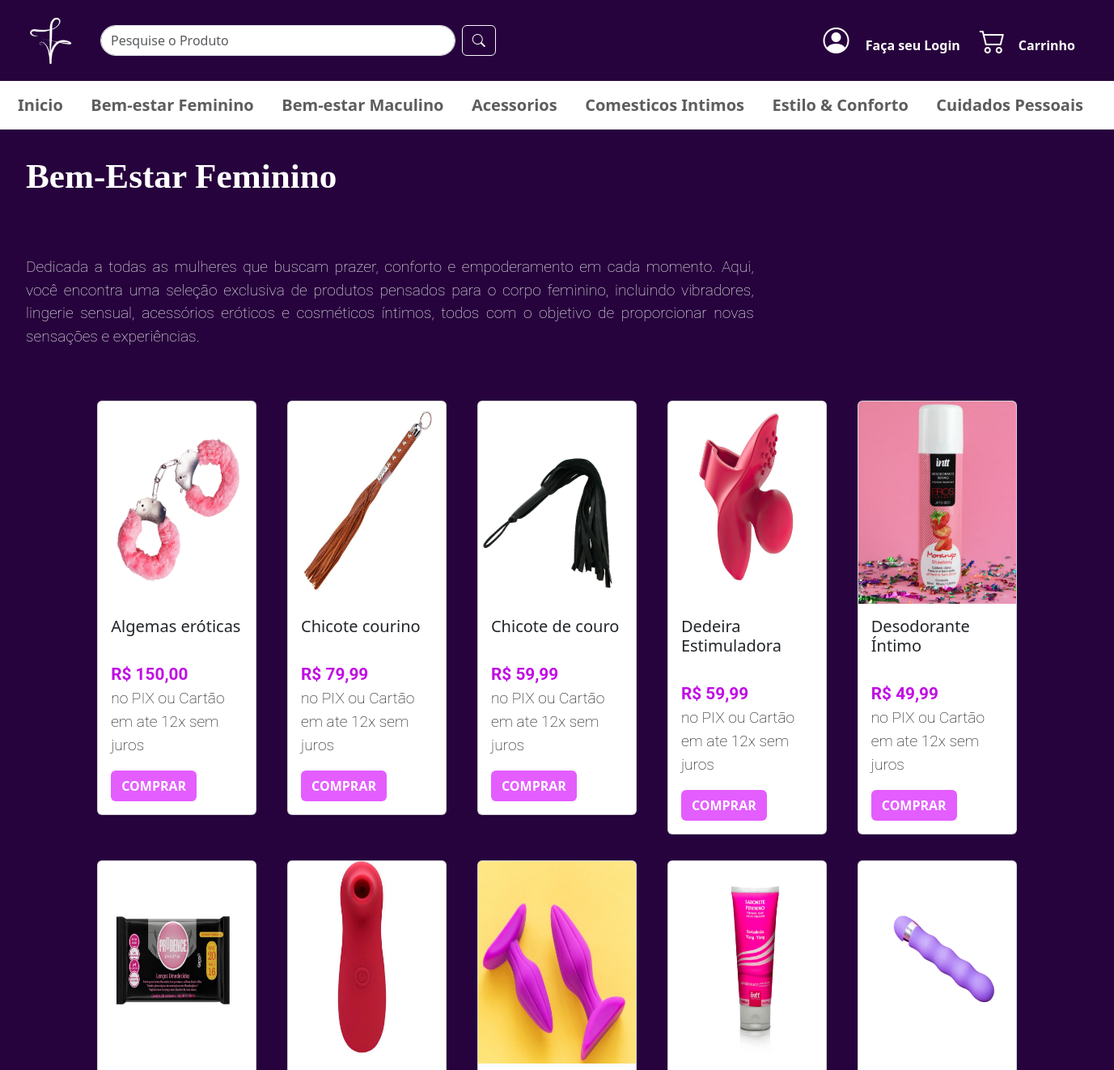
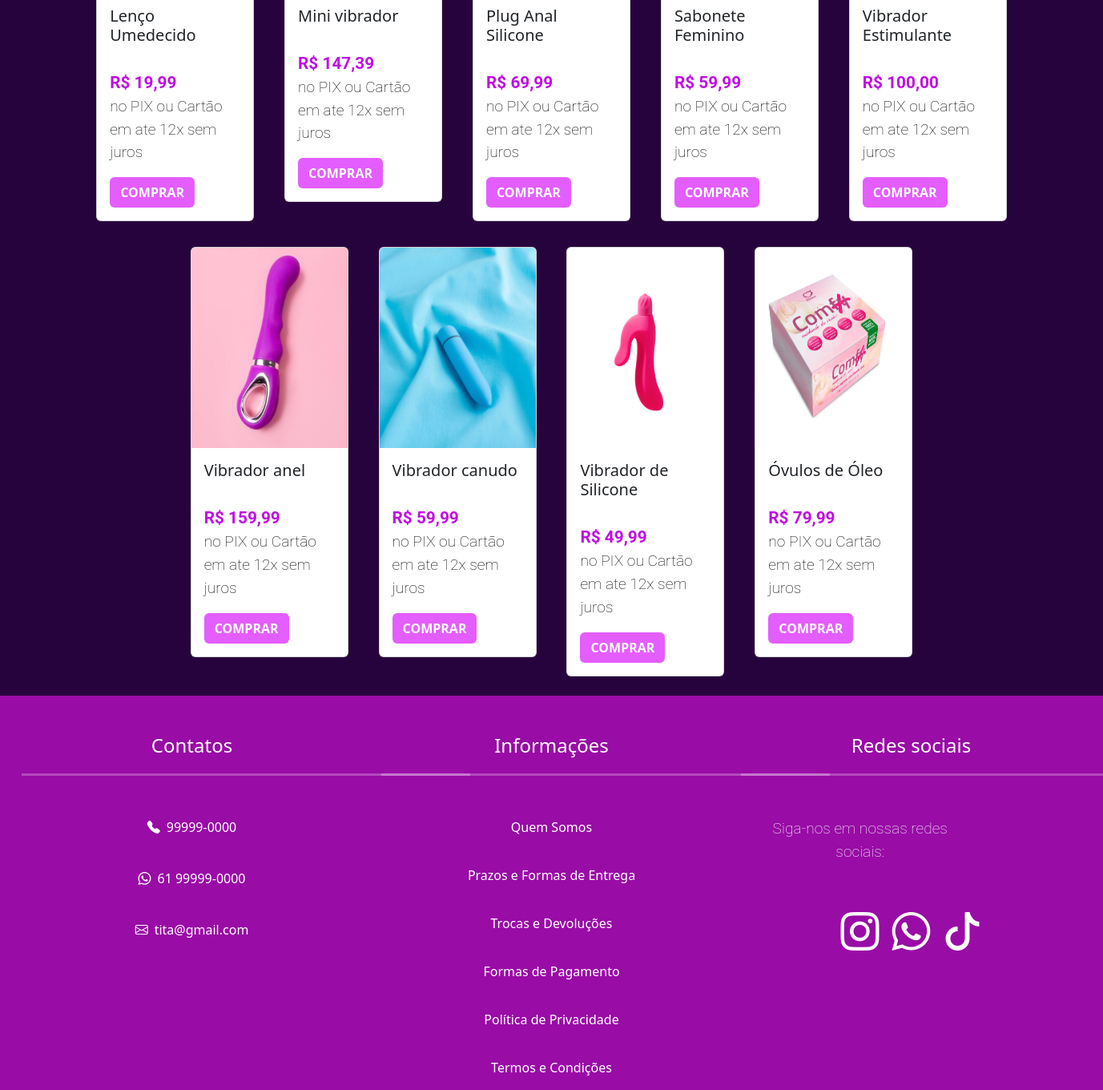
The app's page /categoria/bemestarfeminino/ with its own data (2 pictures, top to bottom).
### produto/models.py (models this page shows, shortened)
class Produto(models.Model):
    name = models.CharField(max_length=200)
    brand = models.ForeignKey(Brand, on_delete=models.PROTECT, related_name='brand_product')
    category = models.ForeignKey(Category, on_delete=models.PROTECT, related_name='category_product')
    image = models.ImageField(upload_to= 'produtos/')
    description = models.TextField(blank=True, null=True)
    serie_number = models.CharField(max_length=100, blank=True, null=True)
    cost_price = models.DecimalField(max_digits=20, decimal_places=2)
    selling_price = models.DecimalField(max_digits=20, decimal_places=2)
    quantity = models.IntegerField(default=0)
    created_at = models.DateTimeField(auto_now_add=True)
    updated_at = models.DateTimeField(auto_now=True)
    class Meta:
        ordering = ['name']

### categoria/views.py (the view)
# urls.py: path('categoria/bemestarfeminino/', categoria_views.FemininaListView.as_view(), name='feminina_list'),
class FemininaListView(ListView):
   model = Produto
   template_name = '_feminina.html'
   context_object_name = 'feminina'
   def get_queryset(self):
     categorias = Category.objects.filter(name__in=["vibradores", "acessorios", "cuidados"])  # Lista de categorias
     return Produto.objects.filter(category__in=categorias)

### categoria/templates/_feminina.html (shortened to what this page needs)
{% extends 'base.html' %}
{% block content %}
{% load static %}
<h1>Bem-Estar Feminino</h1>
<p style="text-align: justify;">Dedicada a todas as mulheres que buscam prazer, conforto e empoderamento em cada momento.
    Aqui, você encontra uma seleção exclusiva de produtos pensados para o corpo feminino,
    incluindo vibradores, lingerie sensual, acessórios eróticos e cosméticos íntimos, todos com o objetivo de proporcionar novas sensações e experiências. </p>
<div class="container-fluid mt-4 px-5">
    <div class="row justify-content-center" >
      {% for produto in feminina %}
        <div class="col-md-5th p-2">
          <div class="card"  style="width: 90%; margin: 0 auto; display: flex; flex-wrap: wrap; margin-bottom: 1rem;">
            <img src="{{ produto.image.url }}" class="card-img-top" style="width: 100%;" alt="{{ produto.name }}">
            <div class="card-body">
              <h5 class="card-title ">{{ produto.name }}</h5>
              <p class="card-text" style=" padding: 0rem; color: black; width: 100%;" ><span style="font-weight: bold; font-size: 1.3rem; color:rgb(192, 13, 228) ;">R$ {{ produto.selling_price }}</span> no PIX  ou Cartão em ate 12x sem juros</p>
              <a href="{% url 'produto_detalhe' produto.id %}" class="btn text-white" style="background-color: rgb(228, 93, 255); font-weight: bold;">COMPRAR</a>
            </div>
          </div>
        </div>
      {% endfor %}
    </div>
  </div>
{% endblock %}

### static/style.css (style rules this page uses)
html, body { height: 100%; margin: 0; padding: 0; display: flex; flex-direction: column; }

### core/templates/base.html (style rules this page uses)
html, body { background-color: #27033D !important; }

### categoria/templates/_feminina.html (style rules this page uses)
.card-img-top { width: 300px; height: 250px; }
@media (min-width: 992px) { .col-md-5th { width: 18%; } }
.playfair-display ,h1 { font-family: "Playfair Display", serif; font-optical-sizing: auto; font-weight: 900; font-style: bold; font-size: 2.7rem; color: #fff; }
.roboto, p { font-family: "Roboto", serif; font-optical-sizing: auto; font-weight: 200; font-style: normal; font-variation-settings: "wdth" 100; font-size: 1.2rem; color: #fff; }
h1, p { padding: 2rem; }
p { width: 70%; }

### core/templates/components/_footer.html (style rules this page uses)
span { display: block; margin-top: 2rem; }
a { text-decoration: none; color: #fff; align-items: center; }

### records on screen
Produto: image (picture), name "Algemas eróticas", selling_price "150,00"
Produto: image (picture), name "Chicote courino", selling_price "79,99"
Produto: image (picture), name "Chicote de couro", selling_price "59,99"
Produto: image (picture), name "Dedeira Estimuladora", selling_price "59,99"
Produto: image (picture), name "Desodorante Íntimo", selling_price "49,99"
Produto: image (picture), name "Lenço Umedecido", selling_price "19,99"
Produto: image (picture), name "Mini vibrador", selling_price "147,39"
Produto: image (picture), name "Plug Anal Silicone", selling_price "69,99"
Produto: image (picture), name "Sabonete Feminino", selling_price "59,99"
Produto: image (picture), name "Vibrador Estimulante", selling_price "100,00"
Produto: image (picture), name "Vibrador anel", selling_price "159,99"
Produto: image (picture), name "Vibrador canudo", selling_price "59,99"
Produto: image (picture), name "Vibrador de Silicone", selling_price "49,99"
Produto: image (picture), name "Óvulos de Óleo", selling_price "79,99"
